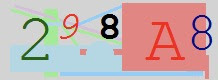
#> input picture Input Images/Cap2.jpg, 218 x 80 px
$ python Captcha.py 'Input Images/Cap2.jpg'
#> lines starting #> are read from the running program, lines starting #| are printed output that depends on the picture; after the words box and inside, x2 and y2 are one past the last pixel; in counts of white or black regions, pixels touching at a corner belong together
import cv2
import numpy as np
import pytesseract
import sys

image = cv2.imread(sys.argv[1])
#> image is the input picture: shape (80, 218, 3); mean B, G, R 175.7, 176, 197.9


gray_image = cv2.cvtColor(image, cv2.COLOR_BGR2GRAY)
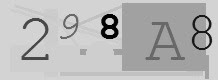
#> gray_image: shape (80, 218); min 0, max 225, mean 182.5

kernel = np.ones((1,2),np.uint8)

opening = cv2.morphologyEx(gray_image, cv2.MORPH_OPEN,kernel)
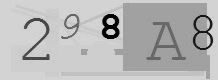
#> opening: shape (80, 218); min 0, max 217, mean 182.2

threshold_img = cv2.threshold(opening, 128, 255, cv2.THRESH_BINARY | cv2.THRESH_OTSU)[1]
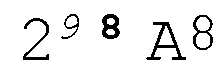
#> threshold_img: shape (80, 218); 92.5% white; 5 black regions, box (x1, y1, x2, y2) and area: (146, 22, 186, 60) 400, (102, 14, 120, 39) 281, (23, 18, 49, 60) 268, (193, 15, 213, 50) 237, (61, 14, 79, 39) 117


#cv2.imshow('threshold image', threshold_img)
#cv2.waitKey(0)
#v2.destroyAllWindows()


#> (the run stopped early here; a loop or call above may not have finished)

$ run again, on Input Images/Cap4.jpg
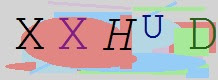
#> input picture Input Images/Cap4.jpg, 218 x 80 px
#> image is the input picture: shape (80, 218, 3); mean B, G, R 179.7, 179.3, 190.3
#> `opening = cv2.morphologyEx(gray_image, cv2.MORPH_OPEN,kernel)`:
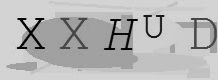
#> opening: shape (80, 218); min 0, max 218, mean 182.3
#> `threshold_img = cv2.threshold(opening, 128, 255, cv2.THRESH_BINARY | c..`:
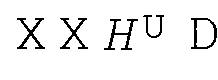
#> threshold_img: shape (80, 218); 93.5% white; black in thin lines or dots, all inside (x1, y1, x2, y2) = (17, 15, 217, 50)

$ run again, on Input Images/Cap5.jpg
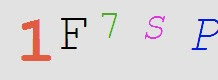
#> input picture Input Images/Cap5.jpg, 218 x 80 px
#> image is the input picture: shape (80, 218, 3); mean B, G, R 218, 216.7, 220.8
#> `opening = cv2.morphologyEx(gray_image, cv2.MORPH_OPEN,kernel)`:
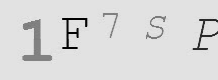
#> opening: shape (80, 218); min 0, max 232, mean 218
#> `threshold_img = cv2.threshold(opening, 128, 255, cv2.THRESH_BINARY | c..`:
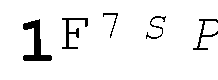
#> threshold_img: shape (80, 218); 94.1% white; 5 black regions, box (x1, y1, x2, y2) and area: (23, 19, 52, 61) 472, (62, 18, 88, 49) 227, (193, 19, 218, 50) 165, (146, 16, 166, 39) 99, (103, 13, 118, 38) 64
